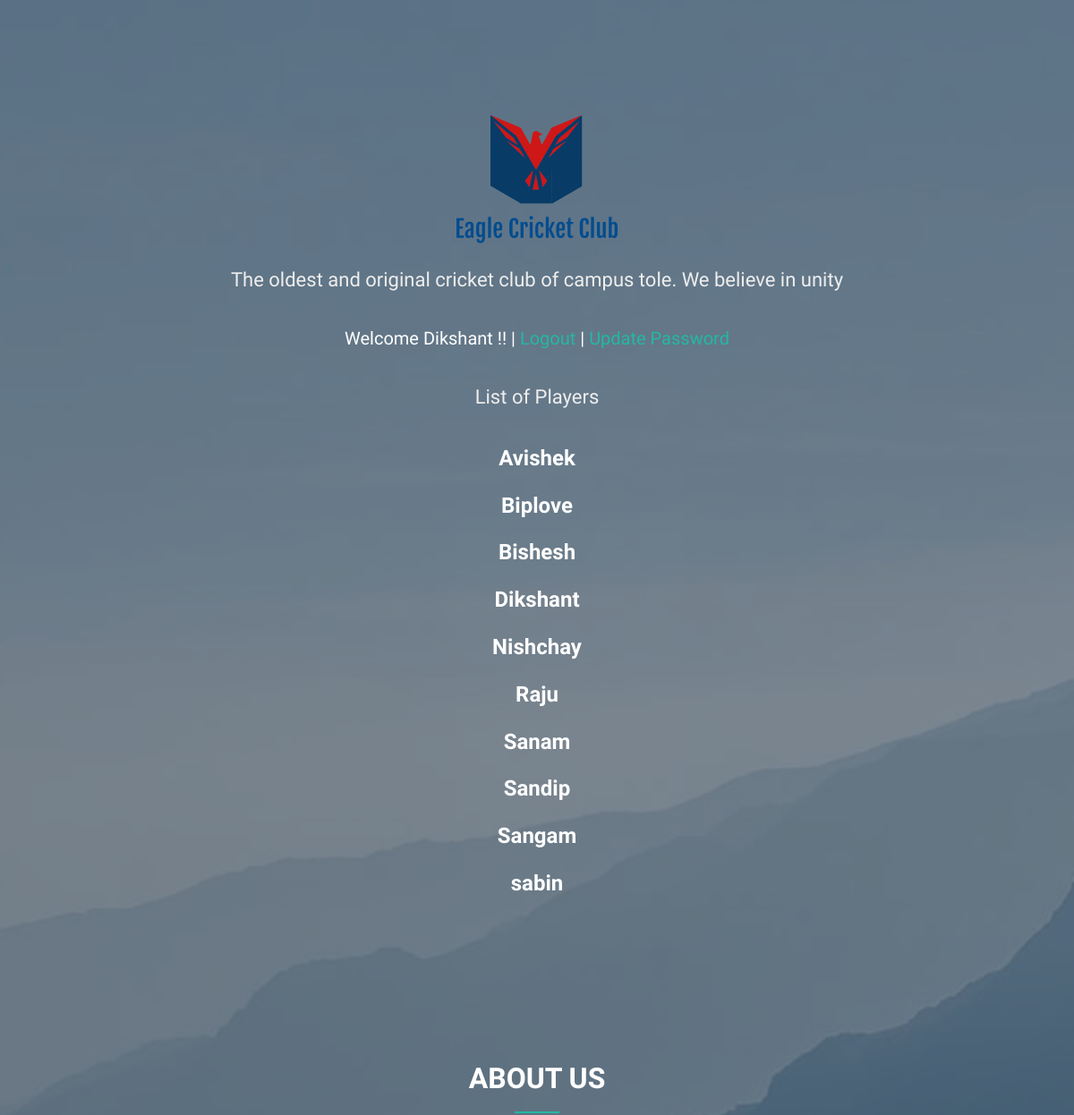
Page / (signed in, upper part) on the earlier database version.
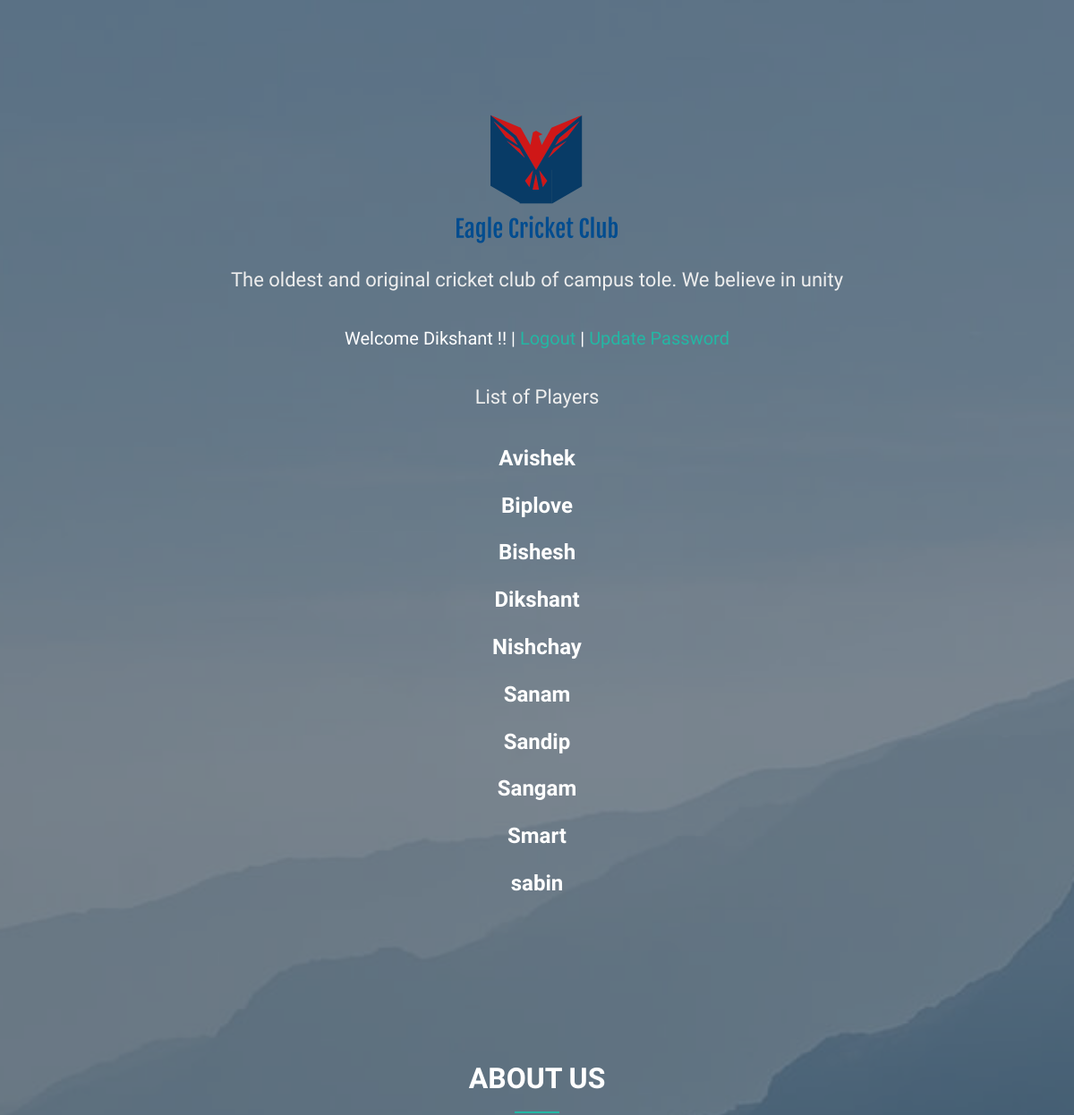
Same page on the later database version.
### user/models.py (models this page shows)
class Player(AbstractUser):
    pass

### cricket/models.py (models this page shows, shortened)
class Kheladi(models.Model):
    ROLE_CHOICES =(
        ('all rounder', 'all rounder'),
        ('bowler', 'bowler'),
        ('batsman', 'batsman'),
    )
    BATTING_CHOICES = (
        ('right hand bat', 'right hand bat'),
        ('left hand bat', 'left hand bat'),
    )
    BOWLING_CHOICES = (
        ('right arm fast', 'right arm fast'),
        ('left arm fast', 'left arm fast'),
        ('left arm spin', 'left arm spin'),
        ('right arm spin', 'right arm spin'),
    )
    first_name = models.CharField(max_length=50)
    last_name = models.CharField(max_length=50)
    bio = models.TextField()
    favourite_cricketer = models.CharField(max_length=30)
    dp = models.ImageField(verbose_name='profile picture', upload_to='profile/', default='profile/default_image.jpg')
    country = models.CharField(max_length=7)
    slug = models.SlugField(blank=True, null=True, editable=False)
    uuid = models.UUIDField(blank=True, null=True, default=uuid.uuid4)
    dob = models.DateField(verbose_name='Date of Birth', default=timezone.now, help_text='Enter in format YYYY-MM-DD')
    age = models.PositiveIntegerField(blank=True)
    height = models.CharField(default=0, max_length=10)
    role = models.CharField(choices=ROLE_CHOICES, max_length=20, default='all rounder')
    contact = models.CharField(max_length=30, blank=True, null=True)
    batting_style = models.CharField(choices=BATTING_CHOICES, max_length=20, default='right hand bat')
    bowling_style = models.CharField(choices=BOWLING_CHOICES, max_length=20, default='right arm bowl')
    highest_score = models.IntegerField(default=0, validators=[MinValueValidator(0), MaxValueValidator(200)])
    highest_wicket = models.IntegerField(default=0, validators=[MinValueValidator(0), MaxValueValidator(10)])
    def get_absolute_url(self):
        return reverse('cricket:player_detail', kwargs={'slug': self.slug, 'uuid': self.uuid})
    class Meta:
        verbose_name_plural = 'Kheladi'
        ordering = ['first_name']

### cricket/views.py (the view)
# urls.py: path('', views.HomeListView.as_view(), name='home'),
class HomeListView(ListView):
    model = Kheladi
    template_name = 'cricket/home.html'

### cricket/templates/cricket/home.html (shortened to what this page needs)
{% extends '_base.html' %}
{% block header %}
{% if user.is_authenticated %}
<h5>Welcome {{ user|title }} !! | <a href="{% url 'logout' %}">Logout</a> | <a href="{% url 'password_change' %}">Update Password</a> </h5><hr>
<h2>List of Players</h2>
    {% for player in kheladi_list %}
<h4><a class="text-white" href="{{ player.get_absolute_url }}"><strong>{{ player.first_name|linebreaks }}</strong></a></h4>
    {% endfor %}
{% endif %}
{% endblock header %}

### templates/_base.html (shortened to what this page needs)
{% load static %}
<!DOCTYPE html>
<html lang="en">
<head>
  <link href="{% static 'vendor/bootstrap/css/bootstrap.min.css' %}" rel="stylesheet">
  <link href="{% static 'vendor/icofont/icofont.min.css' %}" rel="stylesheet">
  <link href="{% static 'css/style.css' %}" rel="stylesheet">
</head>
<body>
  <header id="header" class="d-flex align-items-center">
    <div class="container d-flex flex-column align-items-center">
      <a href="/"><img src="{% static 'img/mainlogo.png' %}" alt=""></a>
      <h2>The oldest and original cricket club of campus tole. We believe in unity</h2>
      {% block header %}
      {% endblock header %}
    </div>
  </header>
{% block about %}
  <main id="main">
    <section id="about" class="about">
      <div class="container">
        <div class="section-title">
          <h2>About Us</h2>
        </div>
      </div>
    </section>
{% endblock about %}
    {% block contact %}
  </main>
{% endblock contact %}
</body>
</html>

### static/css/style.css (style rules this page uses)
body { font-family: "Open Sans", sans-serif; color: #fff; background: url("../img/bg.jpg") top center no-repeat; background-size: cover; position: relative; }
body::before { content: ""; position: absolute; left: 0; right: 0; top: 0; bottom: 0; background: rgba(49, 71, 89, 0.6); }
@media (min-width: 1024px) { body { background-attachment: fixed; } }
a { color: #24b7a4; }
h1, h2, h3, h4, h5, h6 { font-family: "Raleway", sans-serif; }
#main { position: relative; }
#header { position: relative; width: 100%; padding: 100px 0; }
#header h2 { color: #eee; margin-bottom: 40px; font-size: 22px; }
section { padding: 60px 0; }
.section-title { text-align: center; padding-bottom: 30px; }
.section-title h2 { font-size: 32px; font-weight: bold; text-transform: uppercase; margin-bottom: 20px; padding-bottom: 20px; position: relative; }
.section-title h2::after { content: ''; position: absolute; display: block; width: 50px; height: 2px; background: #24b7a4; bottom: 0; left: calc(50% - 25px); }

Differences in the rows shown:
changed Kheladi: first_name "Raju" → "Smart"; moves down the list
